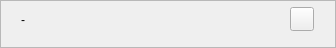
<?xml version="1.0" encoding="UTF-8"?>
<ui version="4.0">
 <class>AFQVodContentSeasonItem</class>
 <widget class="QFrame" name="AFQVodContentSeasonItem">
  <property name="geometry">
   <rect>
    <x>0</x>
    <y>0</y>
    <width>336</width>
    <height>48</height>
   </rect>
  </property>
  <property name="minimumSize">
   <size>
    <width>336</width>
    <height>48</height>
   </size>
  </property>
  <property name="maximumSize">
   <size>
    <width>336</width>
    <height>48</height>
   </size>
  </property>
  <property name="windowTitle">
   <string>Form</string>
  </property>
  <property name="styleSheet">
   <string notr="true"/>
  </property>
  <layout class="QVBoxLayout" name="verticalLayout">
   <property name="spacing">
    <number>0</number>
   </property>
   <property name="leftMargin">
    <number>0</number>
   </property>
   <property name="topMargin">
    <number>0</number>
   </property>
   <property name="rightMargin">
    <number>0</number>
   </property>
   <property name="bottomMargin">
    <number>0</number>
   </property>
   <item>
    <widget class="QFrame" name="frame">
     <property name="frameShape">
      <enum>QFrame::StyledPanel</enum>
     </property>
     <property name="frameShadow">
      <enum>QFrame::Raised</enum>
     </property>
     <layout class="QHBoxLayout" name="horizontalLayout">
      <property name="spacing">
       <number>0</number>
      </property>
      <property name="leftMargin">
       <number>0</number>
      </property>
      <property name="topMargin">
       <number>0</number>
      </property>
      <property name="rightMargin">
       <number>0</number>
      </property>
      <property name="bottomMargin">
       <number>9</number>
      </property>
      <item>
       <spacer name="horizontalSpacer_2">
        <property name="orientation">
         <enum>Qt::Horizontal</enum>
        </property>
        <property name="sizeType">
         <enum>QSizePolicy::Fixed</enum>
        </property>
        <property name="sizeHint" stdset="0">
         <size>
          <width>20</width>
          <height>20</height>
         </size>
        </property>
       </spacer>
      </item>
      <item>
       <widget class="QLabel" name="label_Season">
        <property name="minimumSize">
         <size>
          <width>272</width>
          <height>0</height>
         </size>
        </property>
        <property name="maximumSize">
         <size>
          <width>272</width>
          <height>16777215</height>
         </size>
        </property>
        <property name="text">
         <string>-</string>
        </property>
       </widget>
      </item>
      <item>
       <widget class="QPushButton" name="pushButton_AddSeason">
        <property name="minimumSize">
         <size>
          <width>24</width>
          <height>24</height>
         </size>
        </property>
        <property name="maximumSize">
         <size>
          <width>24</width>
          <height>24</height>
         </size>
        </property>
        <property name="text">
         <string/>
        </property>
        <property name="iconSize">
         <size>
          <width>24</width>
          <height>24</height>
         </size>
        </property>
       </widget>
      </item>
      <item>
       <spacer name="horizontalSpacer_3">
        <property name="orientation">
         <enum>Qt::Horizontal</enum>
        </property>
        <property name="sizeType">
         <enum>QSizePolicy::Fixed</enum>
        </property>
        <property name="sizeHint" stdset="0">
         <size>
          <width>21</width>
          <height>20</height>
         </size>
        </property>
       </spacer>
      </item>
     </layout>
    </widget>
   </item>
  </layout>
 </widget>
 <resources/>
 <connections/>
</ui>
